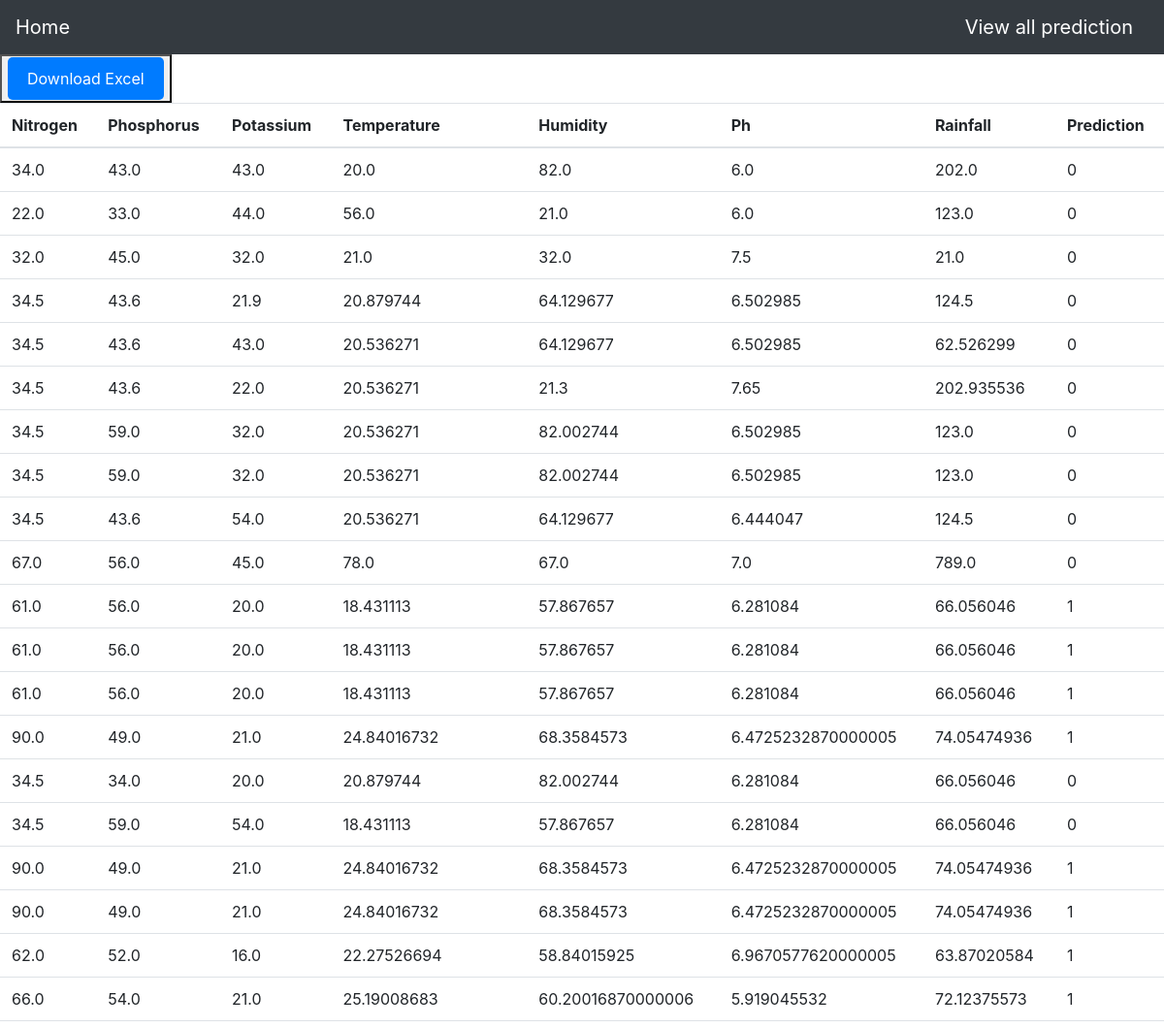
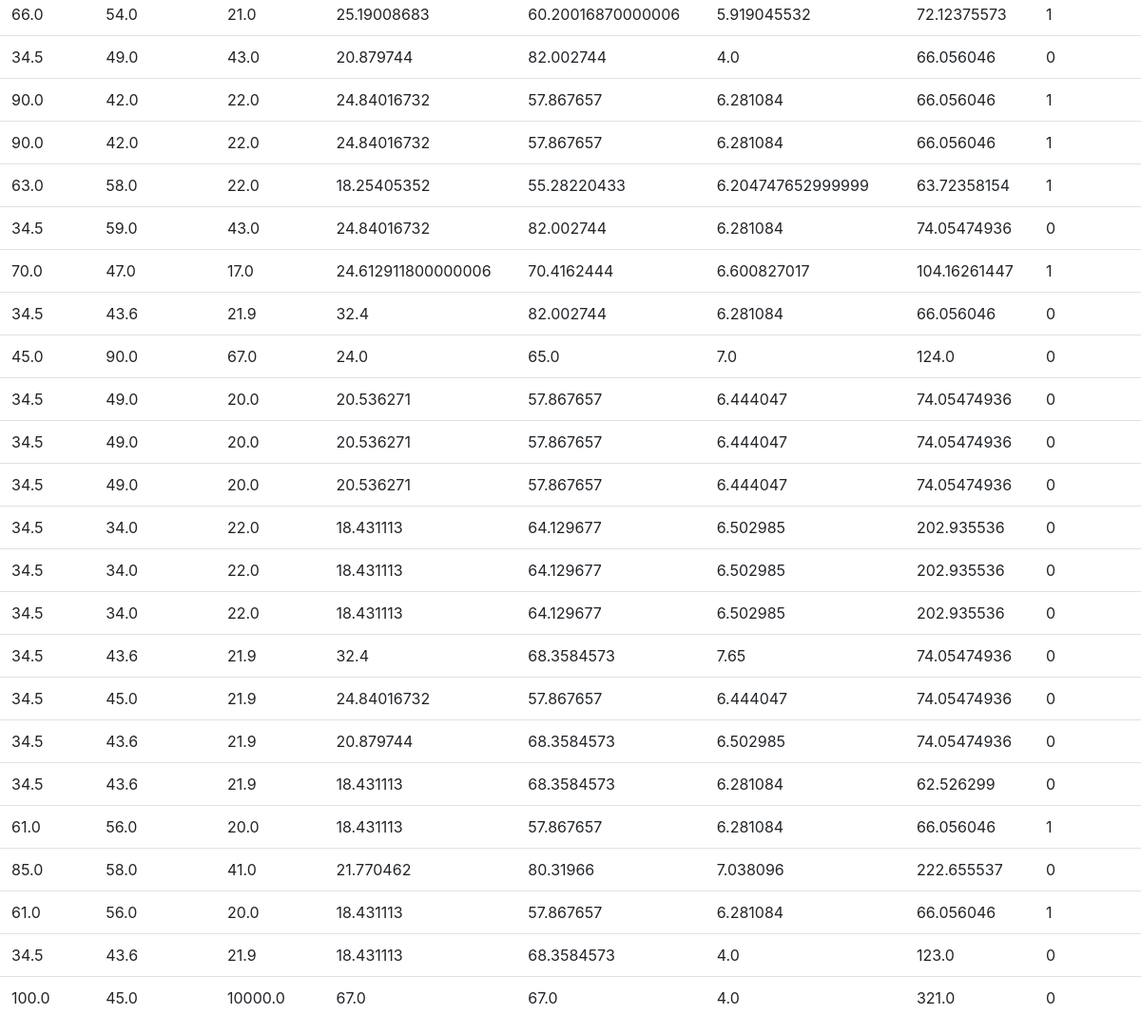
Screenshot of /record/database.html with the database file from the repository (2 pictures, top to bottom).
### myapp/models.py (models this page shows)
class Data(models.Model):
    nitrogen = models.FloatField()
    phosphorus = models.FloatField()
    potassium = models.FloatField()
    temperature = models.FloatField()
    humidity = models.FloatField()
    ph = models.FloatField()
    rainfall = models.FloatField()
    prediction = models.PositiveIntegerField(null=True,blank=True)

### myapp/views.py (the view)
# urls.py: path('record/database.html',views.record, name ='record'),
def record(request):
      prediction = Data.objects.all() # fetching all the data from the database
      context = {'prediction':prediction}
      return render(request,'database.html',context)

### template/database.html (shortened to what this page needs)
{% include 'base.html' %}
<button>
  <a href="{% url 'generate_excel' %}" class="button"> Download Excel</a>
</button>
<table class="table">
    <thead>
      <tr>
        <th scope="col">Nitrogen</th>
        <th scope="col">Phosphorus</th>
        <th scope="col">Potassium</th>
        <th scope="col">Temperature</th>
        <th scope="col">Humidity</th>
        <th scope="col">Ph</th>
        <th scope="col">Rainfall</th>
        <th scope="col">Prediction</th>
      </tr>
    </thead>
    <tbody>
            {% for data in prediction %}
            <tr>
                <td>{{ data.nitrogen }}</td>
                <td>{{ data.phosphorus }}</td>
                <td>{{ data.potassium }}</td>
                <td>{{ data.temperature }}</td>
                <td>{{ data.humidity }}</td>
                <td>{{ data.ph }}</td>
                <td>{{ data.rainfall }}</td>
                <td>{{ data.prediction }}</td>
            </tr>
      {% endfor %}
    </tbody>
  </table>

### template/base.html (shortened to what this page needs)
<!doctype html>
<html lang="en">
  <head>
    <link rel="stylesheet" href="https://cdn.jsdelivr.net/npm/bootstrap@4.6.2/dist/css/bootstrap.min.css">
  </head>
  <body>
       {% include 'nav.html' %}
  </body>
</html>

### template/nav.html
<nav class="navbar navbar-dark bg-dark">
  <a class="navbar-brand" href="{% url 'index' %}">Home</a>
  <a class="navbar-brand" href="{% url 'record' %}">View all prediction</a>
</nav>

### template/database.html (style rules this page uses)
.navbar { width: 100%; background-color: #333; }
.button { display: inline-block; padding: 10px 20px; font-size: 16px; color: white; background-color: #007bff; border: none; border-radius: 5px; text-align: center; text-decoration: none; cursor: pointer; transition: background-color 0.3s ease; }

### rows the page displays
Data: nitrogen "34.0", phosphorus "43.0", potassium "43.0", temperature "20.0", humidity "82.0", ph "6.0", rainfall "202.0", prediction "0"
Data: nitrogen "22.0", phosphorus "33.0", potassium "44.0", temperature "56.0", humidity "21.0", ph "6.0", rainfall "123.0", prediction "0"
Data: nitrogen "32.0", phosphorus "45.0", potassium "32.0", temperature "21.0", humidity "32.0", ph "7.5", rainfall "21.0", prediction "0"
Data: nitrogen "34.5", phosphorus "43.6", potassium "21.9", temperature "20.879744", humidity "64.129677", ph "6.502985", rainfall "124.5", prediction "0"
Data: nitrogen "34.5", phosphorus "43.6", potassium "43.0", temperature "20.536271", humidity "64.129677", ph "6.502985", rainfall "62.526299", prediction "0"
Data: nitrogen "34.5", phosphorus "43.6", potassium "22.0", temperature "20.536271", humidity "21.3", ph "7.65", rainfall "202.935536", prediction "0"
Data: nitrogen "34.5", phosphorus "59.0", potassium "32.0", temperature "20.536271", humidity "82.002744", ph "6.502985", rainfall "123.0", prediction "0"
Data: nitrogen "34.5", phosphorus "59.0", potassium "32.0", temperature "20.536271", humidity "82.002744", ph "6.502985", rainfall "123.0", prediction "0"
Data: nitrogen "34.5", phosphorus "43.6", potassium "54.0", temperature "20.536271", humidity "64.129677", ph "6.444047", rainfall "124.5", prediction "0"
Data: nitrogen "67.0", phosphorus "56.0", potassium "45.0", temperature "78.0", humidity "67.0", ph "7.0", rainfall "789.0", prediction "0"
Data: nitrogen "61.0", phosphorus "56.0", potassium "20.0", temperature "18.431113", humidity "57.867657", ph "6.281084", rainfall "66.056046", prediction "1"
Data: nitrogen "61.0", phosphorus "56.0", potassium "20.0", temperature "18.431113", humidity "57.867657", ph "6.281084", rainfall "66.056046", prediction "1"
Data: nitrogen "61.0", phosphorus "56.0", potassium "20.0", temperature "18.431113", humidity "57.867657", ph "6.281084", rainfall "66.056046", prediction "1"
Data: nitrogen "90.0", phosphorus "49.0", potassium "21.0", temperature "24.84016732", humidity "68.3584573", ph "6.4725232870000005", rainfall "74.05474936", prediction "1"
Data: nitrogen "34.5", phosphorus "34.0", potassium "20.0", temperature "20.879744", humidity "82.002744", ph "6.281084", rainfall "66.056046", prediction "0"
Data: nitrogen "34.5", phosphorus "59.0", potassium "54.0", temperature "18.431113", humidity "57.867657", ph "6.281084", rainfall "66.056046", prediction "0"
Data: nitrogen "90.0", phosphorus "49.0", potassium "21.0", temperature "24.84016732", humidity "68.3584573", ph "6.4725232870000005", rainfall "74.05474936", prediction "1"
Data: nitrogen "90.0", phosphorus "49.0", potassium "21.0", temperature "24.84016732", humidity "68.3584573", ph "6.4725232870000005", rainfall "74.05474936", prediction "1"
Data: nitrogen "62.0", phosphorus "52.0", potassium "16.0", temperature "22.27526694", humidity "58.84015925", ph "6.9670577620000005", rainfall "63.87020584", prediction "1"
Data: nitrogen "66.0", phosphorus "54.0", potassium "21.0", temperature "25.19008683", humidity "60.20016870000006", ph "5.919045532", rainfall "72.12375573", prediction "1"
Data: nitrogen "66.0", phosphorus "54.0", potassium "21.0", temperature "25.19008683", humidity "60.20016870000006", ph "5.919045532", rainfall "72.12375573", prediction "1"
Data: nitrogen "34.5", phosphorus "49.0", potassium "43.0", temperature "20.879744", humidity "82.002744", ph "4.0", rainfall "66.056046", prediction "0"
Data: nitrogen "90.0", phosphorus "42.0", potassium "22.0", temperature "24.84016732", humidity "57.867657", ph "6.281084", rainfall "66.056046", prediction "1"
Data: nitrogen "90.0", phosphorus "42.0", potassium "22.0", temperature "24.84016732", humidity "57.867657", ph "6.281084", rainfall "66.056046", prediction "1"
Data: nitrogen "63.0", phosphorus "58.0", potassium "22.0", temperature "18.25405352", humidity "55.28220433", ph "6.204747652999999", rainfall "63.72358154", prediction "1"
Data: nitrogen "34.5", phosphorus "59.0", potassium "43.0", temperature "24.84016732", humidity "82.002744", ph "6.281084", rainfall "74.05474936", prediction "0"
Data: nitrogen "70.0", phosphorus "47.0", potassium "17.0", temperature "24.612911800000006", humidity "70.4162444", ph "6.600827017", rainfall "104.16261447", prediction "1"
Data: nitrogen "34.5", phosphorus "43.6", potassium "21.9", temperature "32.4", humidity "82.002744", ph "6.281084", rainfall "66.056046", prediction "0"
Data: nitrogen "45.0", phosphorus "90.0", potassium "67.0", temperature "24.0", humidity "65.0", ph "7.0", rainfall "124.0", prediction "0"
Data: nitrogen "34.5", phosphorus "49.0", potassium "20.0", temperature "20.536271", humidity "57.867657", ph "6.444047", rainfall "74.05474936", prediction "0"
Data: nitrogen "34.5", phosphorus "49.0", potassium "20.0", temperature "20.536271", humidity "57.867657", ph "6.444047", rainfall "74.05474936", prediction "0"
Data: nitrogen "34.5", phosphorus "49.0", potassium "20.0", temperature "20.536271", humidity "57.867657", ph "6.444047", rainfall "74.05474936", prediction "0"
Data: nitrogen "34.5", phosphorus "34.0", potassium "22.0", temperature "18.431113", humidity "64.129677", ph "6.502985", rainfall "202.935536", prediction "0"
Data: nitrogen "34.5", phosphorus "34.0", potassium "22.0", temperature "18.431113", humidity "64.129677", ph "6.502985", rainfall "202.935536", prediction "0"
Data: nitrogen "34.5", phosphorus "34.0", potassium "22.0", temperature "18.431113", humidity "64.129677", ph "6.502985", rainfall "202.935536", prediction "0"
Data: nitrogen "34.5", phosphorus "43.6", potassium "21.9", temperature "32.4", humidity "68.3584573", ph "7.65", rainfall "74.05474936", prediction "0"
Data: nitrogen "34.5", phosphorus "45.0", potassium "21.9", temperature "24.84016732", humidity "57.867657", ph "6.444047", rainfall "74.05474936", prediction "0"
Data: nitrogen "34.5", phosphorus "43.6", potassium "21.9", temperature "20.879744", humidity "68.3584573", ph "6.502985", rainfall "74.05474936", prediction "0"
Data: nitrogen "34.5", phosphorus "43.6", potassium "21.9", temperature "18.431113", humidity "68.3584573", ph "6.281084", rainfall "62.526299", prediction "0"
Data: nitrogen "61.0", phosphorus "56.0", potassium "20.0", temperature "18.431113", humidity "57.867657", ph "6.281084", rainfall "66.056046", prediction "1"
Data: nitrogen "85.0", phosphorus "58.0", potassium "41.0", temperature "21.770462", humidity "80.31966", ph "7.038096", rainfall "222.655537", prediction "0"
Data: nitrogen "61.0", phosphorus "56.0", potassium "20.0", temperature "18.431113", humidity "57.867657", ph "6.281084", rainfall "66.056046", prediction "1"
Data: nitrogen "34.5", phosphorus "43.6", potassium "21.9", temperature "18.431113", humidity "68.3584573", ph "4.0", rainfall "123.0", prediction "0"
Data: nitrogen "100.0", phosphorus "45.0", potassium "10000.0", temperature "67.0", humidity "67.0", ph "4.0", rainfall "321.0", prediction "0"
